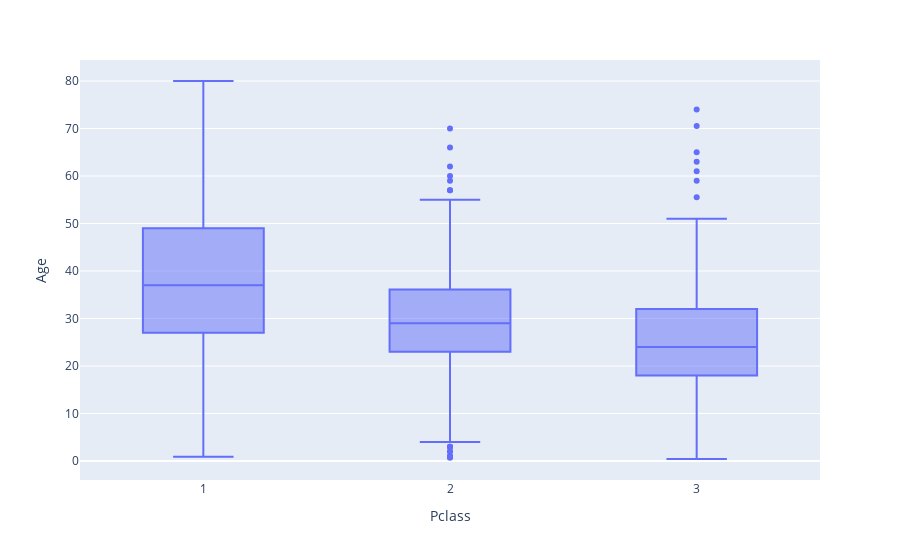

The code cell stored with this chart in its notebook:
### Code cell
# Create box plot of passenger age by passenger class
fig = px.box(titanic_df, x='Pclass', y='Age')

# Show the plot
fig.show()

### Figure 1 — Plotly figure (JSON) as saved in the notebook; plotly's stock layout.template omitted (floating-point values rounded to 4 significant figures; data arrays with more than 128 entries replaced by an {"elided": "..."} marker saying what was removed)
{"data": [{"alignmentgroup": "True", "hovertemplate": "Pclass=%{x}<br>Age=%{y}<extra></extra>", "legendgroup": "", "marker": {"color": "#636efa"}, "name": "", "notched": false, "offsetgroup": "", "orientation": "v", "showlegend": false, "type": "box", "x": {"elided": "891 int values"}, "x0": " ", "xaxis": "x", "y": {"elided": "891 float values"}, "y0": " ", "yaxis": "y"}], "layout": {"boxmode": "group", "legend": {"tracegroupgap": 0}, "margin": {"t": 60}, "xaxis": {"anchor": "y", "domain": [0, 1], "title": {"text": "Pclass"}}, "yaxis": {"anchor": "x", "domain": [0, 1], "title": {"text": "Age"}}}}
